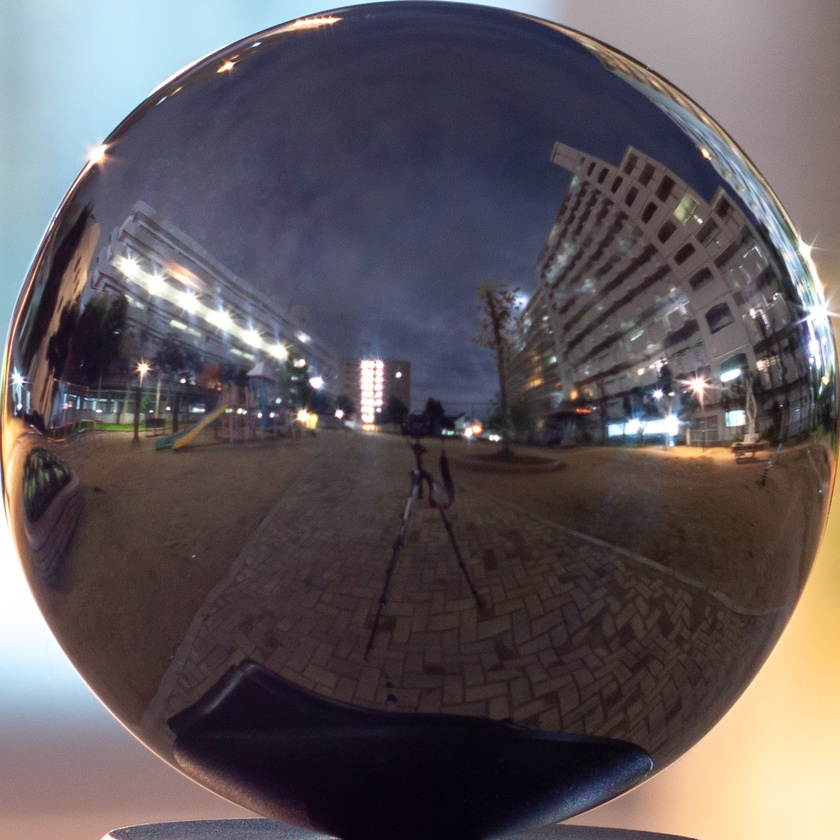
#> input picture image/park_probe.jpg, 840 x 840 px, shrunk from 1376 x 1376 before the run
$ python probe2panorama.py
#> lines starting #> are read from the running program, lines starting #| are printed output that depends on the picture
import cv2
import numpy as np
from math import pi, sin, cos

def main():
    fn_src = "image/park_probe.jpg"

    fn_dst = "image/park_panorama.jpg"

    height_panorama = 180 * 4
    width_panorama = height_panorama*2

    sampling_type = 1 #0:nearest neighbor, 1:bilinear interpolation

    img_probe = cv2.imread(fn_src, 1)
#> img_probe is the input picture: shape (840, 840, 3); mean B, G, R 91.6, 87.8, 95.3
    height_probe, width_probe = img_probe.shape[:2]
#> height_probe = 840; width_probe = 840
    print("probe size:", width_probe, height_probe)
#| probe size: 840 840
    assert height_probe==width_probe, "Enter an image with aspect ratio 1:1"

    img_panorama = np.zeros((height_panorama, width_panorama, 3), dtype=np.uint8)

    for col in range(height_panorama):
        for row in range(width_panorama):
            u = row/(width_panorama-1)*2 #0~2
            v = col/(height_panorama-1) #0~1
            theta = pi * (u-1)
            phi = pi * v
            Dx = sin(phi) * sin(theta)
            Dy = cos(phi)
            Dz = -sin(phi) * cos(theta)
            D = np.array([Dx, Dy, Dz]) #Light source vector
            V = np.array([0, 0, -1]) #Line of sight vector
            n = (D+V) / np.linalg.norm(D+V) #Normal vector

            s = n[0] #-1~1
            t = -n[1] #-1~1
            x = (s+1)*0.5*(width_probe-1)
            y = (t+1)*0.5*(height_probe-1)

            if sampling_type==0:
                img_panorama[col][row] = img_probe[int(y)][int(x)]
            else:
                img_panorama[col][row] = cv2.getRectSubPix(img_probe, (1, 1), (x, y))
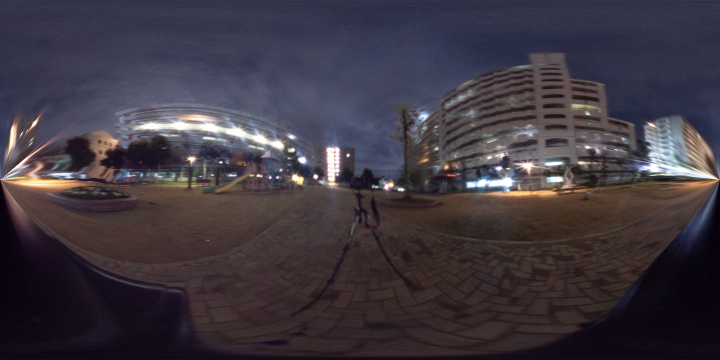
#> img_panorama: shape (720, 1440, 3) (shown at 1/2 size); mean B, G, R 65.1, 55.9, 62.8

    cv2.imwrite(fn_dst, img_panorama)
    print("panorama size:", width_panorama, height_panorama)

if __name__=='__main__':
    main()
